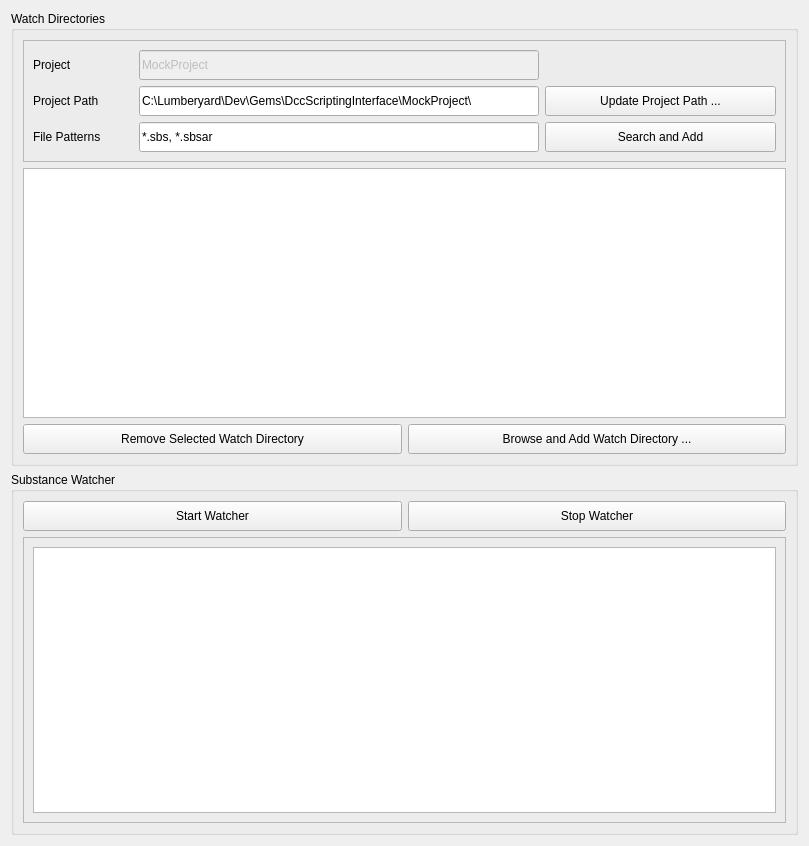
<?xml version="1.0" encoding="UTF-8"?>
<ui version="4.0">
 <class>Form</class>
 <widget class="QWidget" name="Form">
  <property name="geometry">
   <rect>
    <x>0</x>
    <y>0</y>
    <width>809</width>
    <height>846</height>
   </rect>
  </property>
  <property name="windowTitle">
   <string>Form</string>
  </property>
  <layout class="QVBoxLayout" name="verticalLayout_3">
   <item>
    <widget class="QGroupBox" name="groupBox">
     <property name="title">
      <string>Watch Directories</string>
     </property>
     <layout class="QVBoxLayout" name="verticalLayout">
      <item>
       <widget class="QFrame" name="frame">
        <property name="frameShape">
         <enum>QFrame::StyledPanel</enum>
        </property>
        <property name="frameShadow">
         <enum>QFrame::Raised</enum>
        </property>
        <layout class="QGridLayout" name="gridLayout">
         <item row="0" column="0">
          <widget class="QLabel" name="projec_tag_label">
           <property name="minimumSize">
            <size>
             <width>100</width>
             <height>30</height>
            </size>
           </property>
           <property name="text">
            <string>Project</string>
           </property>
          </widget>
         </item>
         <item row="0" column="1">
          <widget class="QLineEdit" name="project_slug_lineEdit">
           <property name="enabled">
            <bool>false</bool>
           </property>
           <property name="minimumSize">
            <size>
             <width>400</width>
             <height>30</height>
            </size>
           </property>
           <property name="text">
            <string>MockProject</string>
           </property>
          </widget>
         </item>
         <item row="0" column="2">
          <spacer name="horizontalSpacer">
           <property name="minimumSize">
            <size>
             <width>0</width>
             <height>30</height>
            </size>
           </property>
           <property name="orientation">
            <enum>Qt::Horizontal</enum>
           </property>
           <property name="sizeHint" stdset="0">
            <size>
             <width>222</width>
             <height>27</height>
            </size>
           </property>
          </spacer>
         </item>
         <item row="1" column="0">
          <widget class="QLabel" name="default_project_watch_path_label">
           <property name="minimumSize">
            <size>
             <width>100</width>
             <height>30</height>
            </size>
           </property>
           <property name="text">
            <string>Project Path</string>
           </property>
          </widget>
         </item>
         <item row="1" column="1">
          <widget class="QLineEdit" name="default_project_watch_path_lineEdit">
           <property name="minimumSize">
            <size>
             <width>400</width>
             <height>30</height>
            </size>
           </property>
           <property name="text">
            <string>C:\Lumberyard\Dev\Gems\DccScriptingInterface\MockProject\</string>
           </property>
          </widget>
         </item>
         <item row="1" column="2">
          <widget class="QPushButton" name="update_project_path_dir_pushButton">
           <property name="minimumSize">
            <size>
             <width>225</width>
             <height>30</height>
            </size>
           </property>
           <property name="text">
            <string>Update Project Path ...</string>
           </property>
          </widget>
         </item>
         <item row="2" column="0">
          <widget class="QLabel" name="file_patterns_label">
           <property name="minimumSize">
            <size>
             <width>100</width>
             <height>30</height>
            </size>
           </property>
           <property name="text">
            <string>File Patterns</string>
           </property>
          </widget>
         </item>
         <item row="2" column="1">
          <widget class="QLineEdit" name="file_pattern_lineEdit">
           <property name="minimumSize">
            <size>
             <width>400</width>
             <height>30</height>
            </size>
           </property>
           <property name="text">
            <string>*.sbs, *.sbsar</string>
           </property>
          </widget>
         </item>
         <item row="2" column="2">
          <widget class="QPushButton" name="search_and_add_dirs_pushButton">
           <property name="minimumSize">
            <size>
             <width>225</width>
             <height>30</height>
            </size>
           </property>
           <property name="text">
            <string>Search and Add</string>
           </property>
          </widget>
         </item>
        </layout>
       </widget>
      </item>
      <item>
       <widget class="QTreeView" name="WatchdogList_treeView">
        <property name="minimumSize">
         <size>
          <width>0</width>
          <height>250</height>
         </size>
        </property>
        <property name="alternatingRowColors">
         <bool>true</bool>
        </property>
       </widget>
      </item>
      <item>
       <layout class="QHBoxLayout" name="horizontalLayout_3">
        <item>
         <widget class="QPushButton" name="remove_selected_watch_dir_pushButton">
          <property name="minimumSize">
           <size>
            <width>0</width>
            <height>30</height>
           </size>
          </property>
          <property name="text">
           <string>Remove Selected Watch Directory</string>
          </property>
         </widget>
        </item>
        <item>
         <widget class="QPushButton" name="browse_and_add_dir_pushButton">
          <property name="minimumSize">
           <size>
            <width>0</width>
            <height>30</height>
           </size>
          </property>
          <property name="text">
           <string>Browse and Add Watch Directory ...</string>
          </property>
         </widget>
        </item>
       </layout>
      </item>
     </layout>
    </widget>
   </item>
   <item>
    <widget class="QGroupBox" name="groupBox_2">
     <property name="title">
      <string>Substance Watcher</string>
     </property>
     <layout class="QVBoxLayout" name="verticalLayout_2">
      <item>
       <layout class="QHBoxLayout" name="horizontalLayout_4">
        <item>
         <widget class="QPushButton" name="start_watcher_pushButton">
          <property name="minimumSize">
           <size>
            <width>0</width>
            <height>30</height>
           </size>
          </property>
          <property name="text">
           <string>Start Watcher</string>
          </property>
         </widget>
        </item>
        <item>
         <widget class="QPushButton" name="stop_watcher_pushButton">
          <property name="minimumSize">
           <size>
            <width>0</width>
            <height>30</height>
           </size>
          </property>
          <property name="text">
           <string>Stop Watcher</string>
          </property>
         </widget>
        </item>
       </layout>
      </item>
      <item>
       <widget class="QFrame" name="console_ancor_frame">
        <property name="frameShape">
         <enum>QFrame::StyledPanel</enum>
        </property>
        <property name="frameShadow">
         <enum>QFrame::Raised</enum>
        </property>
        <layout class="QVBoxLayout" name="verticalLayout_4">
         <item>
          <widget class="QTextEdit" name="output_console_textEdit">
           <property name="minimumSize">
            <size>
             <width>0</width>
             <height>250</height>
            </size>
           </property>
          </widget>
         </item>
        </layout>
       </widget>
      </item>
     </layout>
    </widget>
   </item>
  </layout>
 </widget>
 <resources/>
 <connections/>
</ui>
